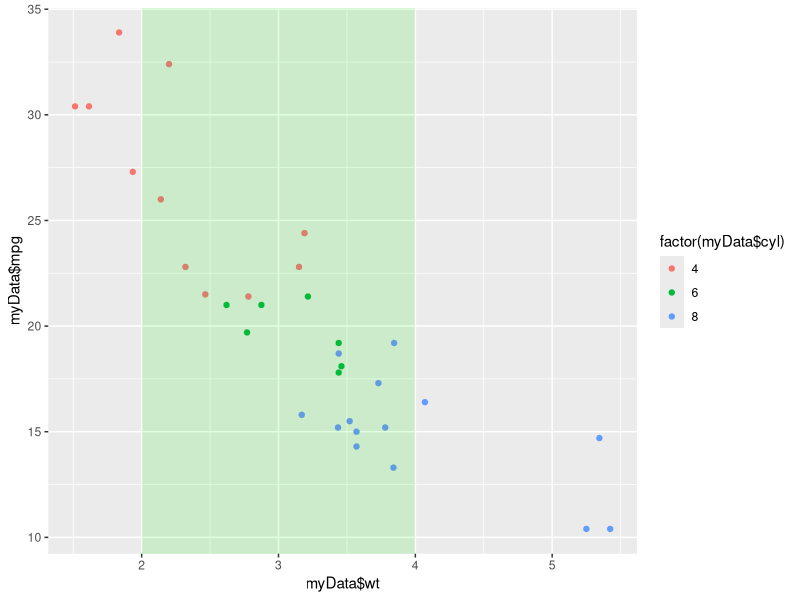

R code for this plot:
###################################
# Scatter plot with groups
###################################

setwd("C:\\Users\\MudasirHayat\\Desktop\\University Documents\\SEMESTER6\\DataScience")
library(ggplot2)


############# Function to Read Data Frame #################
readData <- function(){
  myD <- mtcars 
  print(head(myD))
  return(myD)
}

createScatter <- function(myData){
  
  
   myPlot <- ggplot(myData, aes(x = myData$wt, y = myData$mpg)) +
             geom_point()
             
  
     myPlot <- ggplot(myData, aes(x = myData$wt, y = myData$mpg)) +
      geom_point(aes(color = factor(myData$cyl), size = factor(myData$cyl))) 
   
    myPlot <- ggplot(myData, aes(x = myData$wt, y = myData$mpg)) +
      geom_point(aes(color = factor(myData$cyl))) +
      annotate("rect", xmin=2.5, xmax=3.5, ymin=17, ymax= 22,
               fill=NA, colour="green") +
      annotate("text", x=2.75, y=19, label="Critical Data", size=3)
   
   
    myPlot <- ggplot(myData, aes(x = myData$wt, y = myData$mpg)) +
      geom_point(aes(color = factor(myData$cyl))) +
      stat_ellipse(geom = "polygon", alpha = 1/2, aes(fill = factor(myData$cyl)))
   
  
    myPlot <- ggplot(myData, aes(x = myData$wt, y = myData$mpg)) +
      geom_point(aes(color = factor(myData$cyl))) +
      geom_rect(aes(xmin = 2, xmax = 4, ymin = -Inf, ymax = Inf),
                             fill = "green", alpha = 0.003) 
   
  
  
  print(myPlot)
}



main <- function(){
  dat <- readData()
  createScatter(myData = dat)
  print("Done")
  
}

main()
